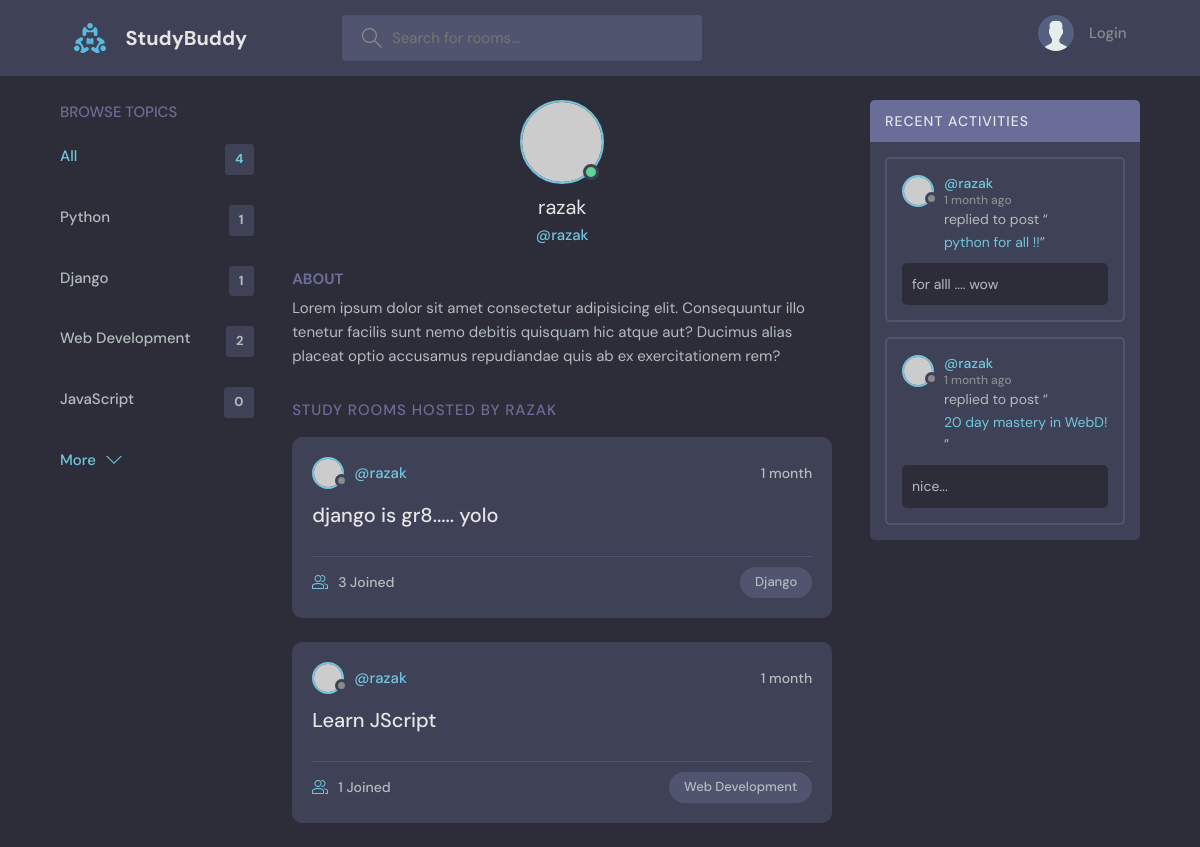
/profile/1/, run on an earlier commit of the app's database.
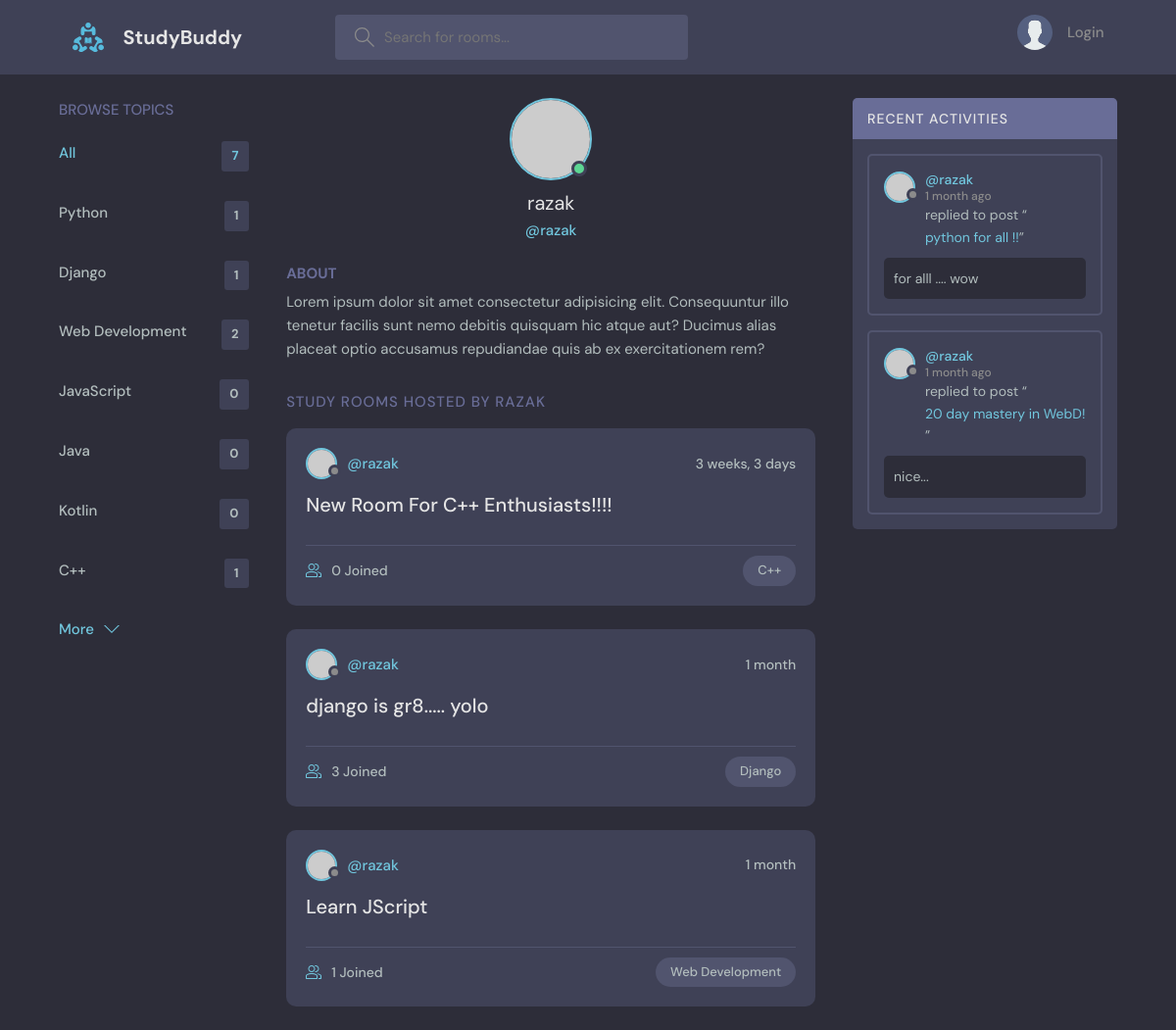
And on a later commit of the database.
### base/models.py (models this page shows, shortened)
class Topic(models.Model):
    name = models.CharField(max_length=200)

class Room(models.Model):
    host = models.ForeignKey(User, on_delete=models.SET_NULL, null=True)
    topic = models.ForeignKey(Topic, on_delete=models.SET_NULL, null=True)
    name = models.CharField(max_length=200)
    descripton = models.TextField(null=True, blank=True)
    participants = models.ManyToManyField(
        User, related_name='participants', blank=True)
    updated = models.DateTimeField(auto_now=True)
    created = models.DateTimeField(auto_now_add=True)
    class Meta:
        ordering = ['-updated', '-created']
    def __str__(self):
        return self.name

class Message(models.Model):
    user = models.ForeignKey(User, on_delete=models.CASCADE)
    room = models.ForeignKey(Room, on_delete=models.CASCADE)
    body = models.TextField()
    updated = models.DateTimeField(auto_now=True)
    created = models.DateTimeField(auto_now_add=True)
    class Meta:
        ordering = ['-updated', '-created']

### base/views.py (the view)
# urls.py: path('profile/<str:pk>/', views.userProfile, name="user-profile"),
def userProfile(request, pk):
    user = User.objects.get(id=pk)
    rooms = user.room_set.all()
    room_messages = user.message_set.all()
    topics = Topic.objects.all()
    context = {'user': user, 'rooms': rooms,
               'room_messages': room_messages, 'topics': topics}
    return render(request, 'base/profile.html', context)

### base/templates/base/profile.html (shortened to what this page needs)
{% extends 'main.html' %}
{% block content %}
<main class="profile-page layout layout--3">
  <div class="container">
    {% include 'base/topics_components.html' %}
    <div class="roomList">
      <div class="profile">
        <div class="profile__avatar">
          <div class="avatar avatar--large active">
            <img src="https://randomuser.me/api/portraits/men/11.jpg" />
          </div>
        </div>
        <div class="profile__info">
          <h3>{{user.username}}</h3>
          <p>@{{user.username}}</p>
        </div>
        <div class="profile__about">
          <h3>About</h3>
          <p>
            Lorem ipsum dolor sit amet consectetur adipisicing elit. Consequuntur illo tenetur
            facilis sunt nemo debitis quisquam hic atque aut? Ducimus alias placeat optio
            accusamus repudiandae quis ab ex exercitationem rem?
          </p>
        </div>
      </div>
      <div class="roomList__header">
        <div>
          <h2>Study Rooms Hosted by {{user.username}}</a>
          </h2>
        </div>
      </div>
      {% include 'base/feed_components.html' %}
    </div>
    {% include 'base/activity_component.html' %}
  </div>
</main>
{% endblock content %}

### templates/main.html (shortened to what this page needs)
<!DOCTYPE html>
{% load static %}
<html lang="en">
<head>
    <link rel="stylesheet" href="{% static 'styles/style.css' %}" />
</head>
<body>
    {% include 'navbar.html' %}
    {% block content %}
    {% endblock %}
</body>
</html>

### templates/navbar.html (shortened to what this page needs)
{% load static %}
<header class="header header--loggedIn">
    <div class="container">
        <a href="{% url 'home' %}" class="header__logo">
            <img src="{% static 'images/logo.svg' %}" />
            <h1>StudyBuddy</h1>
        </a>
        <form class="header__search" method="get" action="{% url 'home' %}">
            <label>
                <input name="q" placeholder="Search for rooms..." />
            </label>
        </form>
        <nav class="header__menu">
            {% if request.user.is_authenticated %}
            <div class="header__user">
                <a href="{% url 'user-profile' request.user.id %}">
                    <div class="avatar avatar--medium active">
                        <img src="https://randomuser.me/api/portraits/men/37.jpg" />
                    </div>
                    <p>{{request.user.username}} <span>@{{request.user.username}}</span></p>
                </a>
                <button class="dropdown-button">
                    <svg version="1.1" xmlns="http://www.w3.org/2000/svg" width="32" height="32" viewBox="0 0 32 32">
                        <title>chevron-down</title>
                        <path d="M16 21l-13-13h-3l16 16 16-16h-3l-13 13z"></path>
                    </svg>
                </button>
            </div>
            {% else %}
            <a href="{% url 'login' %}">
                <img src="{% static 'images/avatar.svg' %}" />
                <p>Login</p>
            </a>
            {% endif %}
        </nav>
    </div>
</header>

### base/templates/base/topics_components.html
<div class="topics">
    <div class="topics__header">
        <h2>Browse Topics</h2>
    </div>
    <ul class="topics__list">
        <li>
            <a href="{% url 'home' %}" class="active">All <span>{{topics.count}}</span></a>
        </li>
        {% for topic in topics%}
        <li>
            <a href="{% url 'home'%}?q={{topic.name}}">{{topic.name}}<span>{{topic.room_set.all.count}}</span></a>
        </li>
        {% endfor %}
    </ul>
    <a class="btn btn--link" href="{% url 'topics' %}">
        More
        <svg version="1.1" xmlns="http://www.w3.org/2000/svg" width="32" height="32" viewBox="0 0 32 32">
            <title>chevron-down</title>
            <path d="M16 21l-13-13h-3l16 16 16-16h-3l-13 13z"></path>
        </svg>
    </a>
</div>

### base/templates/base/feed_components.html (shortened to what this page needs)
{% for room in rooms%}
<div class="roomListRoom">
    <div class="roomListRoom__header">
        <a href="{% url 'user-profile' room.host.id %}" class="roomListRoom__author">
            <div class="avatar avatar--small">
                <img src="https://randomuser.me/api/portraits/women/11.jpg" />
            </div>
            <span>@{{room.host.username}}</span>
        </a>
        <div class="roomListRoom__actions">
            <span>{{room.created|timesince}}</span>
        </div>
    </div>
    <div class="roomListRoom__content">
        <a href="{% url 'room' room.id %}">{{room.name}}</a>
    </div>
    <div class="roomListRoom__meta">
        <a href="{% url 'room' room.id %}" class="roomListRoom__joined">
            {{room.participants.all.count}} Joined
        </a>
        <p class="roomListRoom__topic">{{room.topic.name}}</p>
    </div>
</div>
{% endfor %}

### base/templates/base/activity_component.html (shortened to what this page needs)
<div class="activities">
    <div class="activities__header">
        <h2>Recent Activities</h2>
    </div>
    {% for message in room_messages %}
    <div class="activities__box">
        <div class="activities__boxHeader roomListRoom__header">
            <a href="{% url 'user-profile' message.user.id %}" class="roomListRoom__author">
                <div class="avatar avatar--small">
                    <img src="https://randomuser.me/api/portraits/women/11.jpg" />
                </div>
                <p>
                    @{{message.user}}
                    <span>{{message.created|timesince}} ago</span>
                </p>
            </a>
        </div>
        <div class="activities__boxContent">
            <p>replied to post “<a href="{% url 'room' message.room.id %}">{{message.room}}</a>”</p>
            <div class="activities__boxRoomContent">
                {{message.body}}
            </div>
        </div>
    </div>
    {% endfor %}
</div>

What changed in the data, as far as the page shows it:
added Topic: name "Java", room_set.all.count "0"
added Topic: name "Kotlin", room_set.all.count "0"
added Topic: name "C++", room_set.all.count "1"
added Room: host.username "razak", created "3 weeks, 3 days", name "New Room For C++ Enthusiasts!!!!", participants.all.count "0", topic.name "C++"
Also different on the page:
{{ topics.count }}: "4" → "7"
